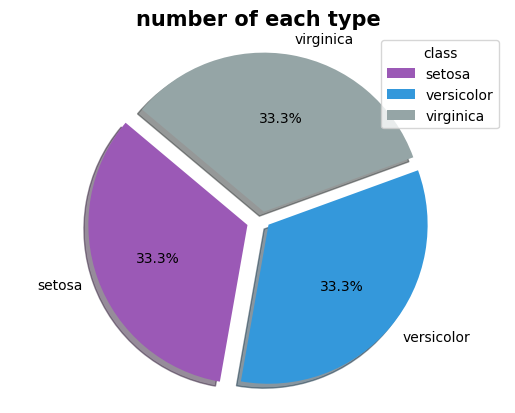

This figure's Python source:
from sklearn import datasets
import pandas as pd
from matplotlib import pyplot as plt
from collections import Counter
from mpl_toolkits.mplot3d import axes3d
from matplotlib import style

df = pd.read_csv("iris.csv")

colours = ['#9b59b6', '#3498db', '#95a5a6']
species = ['setosa', 'versicolor', 'virginica']

se = 0
ve = 0
vi = 0

for i in df['class']:
    if i == 'Iris-setosa':
        se = se + 1
    elif i =='Iris-versicolor':
        ve = ve + 1
    else:
        vi = vi + 1

sizes = [se, ve, vi]
explode = (0.1, 0.05, 0.05)
plt.pie(sizes, explode=explode, labels=species, colors=colours,
autopct='%1.1f%%', shadow=True, startangle=140)
plt.axis('equal')
plt.title('number of each type', fontsize=15, fontweight="bold", color="black",)
plt.legend(title="class")
plt.savefig('3.png', bbox_inches='tight')
plt.show()